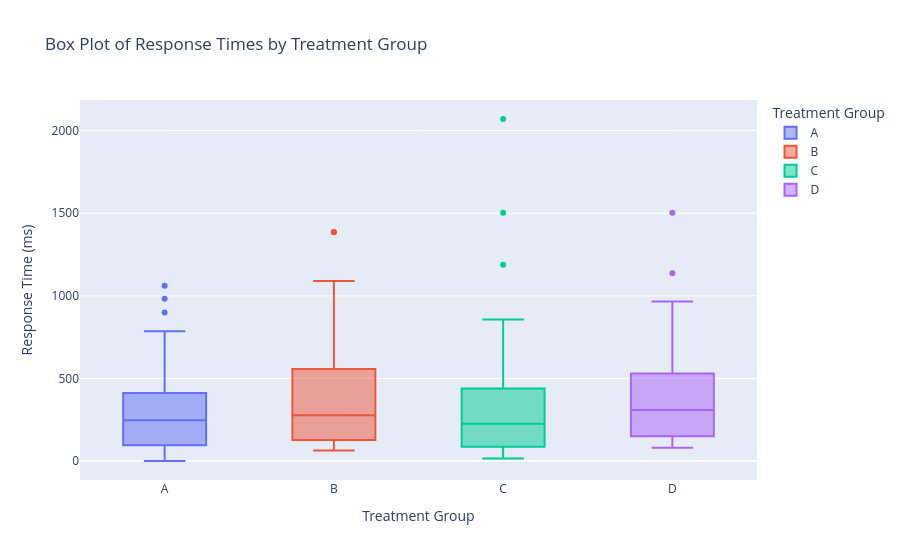
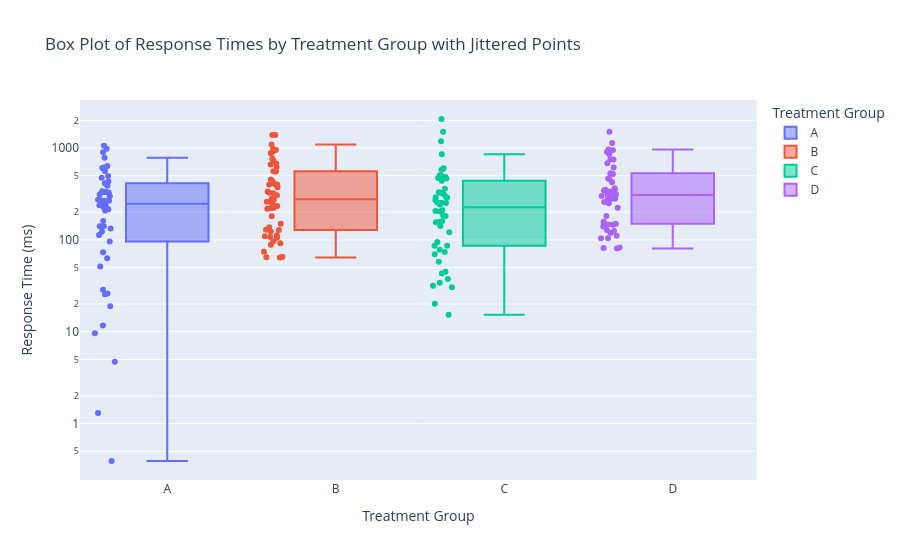

The code cell stored with these charts, in order, in its notebook:
### Code cell
# Example 4: Experiment Response Times
import pandas as pd
import numpy as np
from plot_agent.agent import PlotAgent


df = pd.DataFrame({
    "trial": np.tile(np.arange(1, 6), 40),
    "treatment": np.repeat(["A", "B", "C", "D"], 50),
    "response_ms": np.random.exponential(300, 200) + np.repeat([0, 50, -20, 80], 50)
})

agent = PlotAgent()
agent.set_df(df)

# Initial plot
response = agent.process_message(
    "Draw a box plot of response times (ms) for each treatment group."
)
fig = agent.get_figure()
fig.show()

# Follow-up iteration
response = agent.process_message(
    "Overlay a jittered strip (swarm) plot on the same axes, color points by treatment, and use a log scale for the y-axis."
)
fig = agent.get_figure()
fig.show()

### Figure 1 — Plotly figure (JSON) as saved in the notebook; plotly's stock layout.template omitted (floating-point values rounded to 4 significant figures)
{"data": [{"alignmentgroup": "True", "hovertemplate": "Treatment Group=%{x}<br>Response Time (ms)=%{y}<extra></extra>", "legendgroup": "A", "marker": {"color": "#636efa"}, "name": "A", "notched": false, "offsetgroup": "A", "orientation": "v", "showlegend": true, "type": "box", "x": ["A", "A", "A", "A", "A", "A", "A", "A", "A", "A", "A", "A", "A", "A", "A", "A", "A", "A", "A", "A", "A", "A", "A", "A", "A", "A", "A", "A", "A", "A", "A", "A", "A", "A", "A", "A", "A", "A", "A", "A", "A", "A", "A", "A", "A", "A", "A", "A", "A", "A"], "x0": " ", "xaxis": "x", "y": [63.04, 215.0, 113.2, 412.4, 242.7, 228.2, 18.93, 604.7, 982.1, 266.3, 496.3, 333.2, 0.3916, 4.704, 51.18, 251.8, 311.4, 26.01, 899.0, 237.6, 339.1, 1062.0, 132.7, 389.1, 785.3, 614.8, 271.8, 273.0, 9.615, 298.0, 326.9, 226.6, 208.9, 28.72, 161.0, 474.8, 332.3, 267.3, 123.8, 95.78, 639.2, 73.52, 433.0, 25.67, 1.306, 603.9, 11.71, 563.0, 141.0, 141.1], "y0": " ", "yaxis": "y"}, {"alignmentgroup": "True", "hovertemplate": "Treatment Group=%{x}<br>Response Time (ms)=%{y}<extra></extra>", "legendgroup": "B", "marker": {"color": "#EF553B"}, "name": "B", "notched": false, "offsetgroup": "B", "orientation": "v", "showlegend": true, "type": "box", "x": ["B", "B", "B", "B", "B", "B", "B", "B", "B", "B", "B", "B", "B", "B", "B", "B", "B", "B", "B", "B", "B", "B", "B", "B", "B", "B", "B", "B", "B", "B", "B", "B", "B", "B", "B", "B", "B", "B", "B", "B", "B", "B", "B", "B", "B", "B", "B", "B", "B", "B"], "x0": " ", "xaxis": "x", "y": [725.0, 1090.0, 952.6, 233.8, 109.4, 112.0, 620.4, 306.8, 374.7, 88.65, 127.8, 918.0, 435.7, 400.2, 259.5, 273.8, 105.7, 91.91, 224.1, 553.9, 454.0, 217.7, 96.86, 557.3, 150.1, 1385.0, 64.43, 875.3, 974.8, 181.1, 400.4, 128.7, 254.3, 336.0, 74.43, 1387.0, 137.6, 65.13, 771.5, 233.3, 280.4, 107.5, 662.3, 325.9, 64.65, 321.2, 403.0, 672.4, 222.5, 123.7], "y0": " ", "yaxis": "y"}, {"alignmentgroup": "True", "hovertemplate": "Treatment Group=%{x}<br>Response Time (ms)=%{y}<extra></extra>", "legendgroup": "C", "marker": {"color": "#00cc96"}, "name": "C", "notched": false, "offsetgroup": "C", "orientation": "v", "showlegend": true, "type": "box", "x": ["C", "C", "C", "C", "C", "C", "C", "C", "C", "C", "C", "C", "C", "C", "C", "C", "C", "C", "C", "C", "C", "C", "C", "C", "C", "C", "C", "C", "C", "C", "C", "C", "C", "C", "C", "C", "C", "C", "C", "C", "C", "C", "C", "C", "C", "C", "C", "C", "C", "C"], "x0": " ", "xaxis": "x", "y": [156.0, 121.2, 158.0, 294.7, 94.92, 37.59, 1188.0, 857.2, 490.5, 255.2, 291.2, 43.18, 86.11, 465.1, 252.4, 69.88, 183.9, 271.8, 203.8, 206.6, 472.9, 578.5, 78.31, 504.6, 20.14, 73.78, 45.12, 439.1, 254.3, 34.16, 483.7, 325.5, 2070.0, 182.1, 15.31, 329.6, 361.4, 86.43, 496.6, 141.9, 30.43, 1503.0, 159.1, 602.3, 242.5, 57.84, 31.74, 286.8, 316.7, 209.7], "y0": " ", "yaxis": "y"}, {"alignmentgroup": "True", "hovertemplate": "Treatment Group=%{x}<br>Response Time (ms)=%{y}<extra></extra>", "legendgroup": "D", "marker": {"color": "#ab63fa"}, "name": "D", "notched": false, "offsetgroup": "D", "orientation": "v", "showlegend": true, "type": "box", "x": ["D", "D", "D", "D", "D", "D", "D", "D", "D", "D", "D", "D", "D", "D", "D", "D", "D", "D", "D", "D", "D", "D", "D", "D", "D", "D", "D", "D", "D", "D", "D", "D", "D", "D", "D", "D", "D", "D", "D", "D", "D", "D", "D", "D", "D", "D", "D", "D", "D", "D"], "x0": " ", "xaxis": "x", "y": [250.3, 1137.0, 752.8, 181.8, 861.1, 311.7, 139.5, 467.2, 311.2, 281.0, 300.7, 520.0, 258.4, 938.2, 335.7, 104.0, 285.6, 945.0, 80.33, 124.6, 364.9, 1503.0, 352.3, 104.0, 279.0, 286.9, 751.4, 82.8, 306.5, 342.0, 223.4, 128.4, 145.8, 424.8, 530.6, 157.1, 275.0, 149.6, 965.6, 612.5, 81.71, 681.6, 458.9, 344.9, 110.8, 948.3, 147.1, 348.5, 118.9, 904.5], "y0": " ", "yaxis": "y"}], "layout": {"boxmode": "overlay", "legend": {"title": {"text": "Treatment Group"}, "tracegroupgap": 0}, "title": {"text": "Box Plot of Response Times by Treatment Group"}, "xaxis": {"anchor": "y", "categoryarray": ["A", "B", "C", "D"], "categoryorder": "array", "domain": [0.0, 1.0], "title": {"text": "Treatment Group"}}, "yaxis": {"anchor": "x", "domain": [0.0, 1.0], "title": {"text": "Response Time (ms)"}}}}

### Figure 2 — Plotly figure (JSON) as saved in the notebook; plotly's stock layout.template omitted (floating-point values rounded to 4 significant figures)
{"data": [{"alignmentgroup": "True", "boxpoints": "all", "hovertemplate": "Treatment Group=%{x}<br>Response Time (ms)=%{y}<extra></extra>", "legendgroup": "A", "marker": {"color": "#636efa"}, "name": "A", "notched": false, "offsetgroup": "A", "orientation": "v", "showlegend": true, "type": "box", "x": ["A", "A", "A", "A", "A", "A", "A", "A", "A", "A", "A", "A", "A", "A", "A", "A", "A", "A", "A", "A", "A", "A", "A", "A", "A", "A", "A", "A", "A", "A", "A", "A", "A", "A", "A", "A", "A", "A", "A", "A", "A", "A", "A", "A", "A", "A", "A", "A", "A", "A"], "x0": " ", "xaxis": "x", "y": [63.04, 215.0, 113.2, 412.4, 242.7, 228.2, 18.93, 604.7, 982.1, 266.3, 496.3, 333.2, 0.3916, 4.704, 51.18, 251.8, 311.4, 26.01, 899.0, 237.6, 339.1, 1062.0, 132.7, 389.1, 785.3, 614.8, 271.8, 273.0, 9.615, 298.0, 326.9, 226.6, 208.9, 28.72, 161.0, 474.8, 332.3, 267.3, 123.8, 95.78, 639.2, 73.52, 433.0, 25.67, 1.306, 603.9, 11.71, 563.0, 141.0, 141.1], "y0": " ", "yaxis": "y"}, {"alignmentgroup": "True", "boxpoints": "all", "hovertemplate": "Treatment Group=%{x}<br>Response Time (ms)=%{y}<extra></extra>", "legendgroup": "B", "marker": {"color": "#EF553B"}, "name": "B", "notched": false, "offsetgroup": "B", "orientation": "v", "showlegend": true, "type": "box", "x": ["B", "B", "B", "B", "B", "B", "B", "B", "B", "B", "B", "B", "B", "B", "B", "B", "B", "B", "B", "B", "B", "B", "B", "B", "B", "B", "B", "B", "B", "B", "B", "B", "B", "B", "B", "B", "B", "B", "B", "B", "B", "B", "B", "B", "B", "B", "B", "B", "B", "B"], "x0": " ", "xaxis": "x", "y": [725.0, 1090.0, 952.6, 233.8, 109.4, 112.0, 620.4, 306.8, 374.7, 88.65, 127.8, 918.0, 435.7, 400.2, 259.5, 273.8, 105.7, 91.91, 224.1, 553.9, 454.0, 217.7, 96.86, 557.3, 150.1, 1385.0, 64.43, 875.3, 974.8, 181.1, 400.4, 128.7, 254.3, 336.0, 74.43, 1387.0, 137.6, 65.13, 771.5, 233.3, 280.4, 107.5, 662.3, 325.9, 64.65, 321.2, 403.0, 672.4, 222.5, 123.7], "y0": " ", "yaxis": "y"}, {"alignmentgroup": "True", "boxpoints": "all", "hovertemplate": "Treatment Group=%{x}<br>Response Time (ms)=%{y}<extra></extra>", "legendgroup": "C", "marker": {"color": "#00cc96"}, "name": "C", "notched": false, "offsetgroup": "C", "orientation": "v", "showlegend": true, "type": "box", "x": ["C", "C", "C", "C", "C", "C", "C", "C", "C", "C", "C", "C", "C", "C", "C", "C", "C", "C", "C", "C", "C", "C", "C", "C", "C", "C", "C", "C", "C", "C", "C", "C", "C", "C", "C", "C", "C", "C", "C", "C", "C", "C", "C", "C", "C", "C", "C", "C", "C", "C"], "x0": " ", "xaxis": "x", "y": [156.0, 121.2, 158.0, 294.7, 94.92, 37.59, 1188.0, 857.2, 490.5, 255.2, 291.2, 43.18, 86.11, 465.1, 252.4, 69.88, 183.9, 271.8, 203.8, 206.6, 472.9, 578.5, 78.31, 504.6, 20.14, 73.78, 45.12, 439.1, 254.3, 34.16, 483.7, 325.5, 2070.0, 182.1, 15.31, 329.6, 361.4, 86.43, 496.6, 141.9, 30.43, 1503.0, 159.1, 602.3, 242.5, 57.84, 31.74, 286.8, 316.7, 209.7], "y0": " ", "yaxis": "y"}, {"alignmentgroup": "True", "boxpoints": "all", "hovertemplate": "Treatment Group=%{x}<br>Response Time (ms)=%{y}<extra></extra>", "legendgroup": "D", "marker": {"color": "#ab63fa"}, "name": "D", "notched": false, "offsetgroup": "D", "orientation": "v", "showlegend": true, "type": "box", "x": ["D", "D", "D", "D", "D", "D", "D", "D", "D", "D", "D", "D", "D", "D", "D", "D", "D", "D", "D", "D", "D", "D", "D", "D", "D", "D", "D", "D", "D", "D", "D", "D", "D", "D", "D", "D", "D", "D", "D", "D", "D", "D", "D", "D", "D", "D", "D", "D", "D", "D"], "x0": " ", "xaxis": "x", "y": [250.3, 1137.0, 752.8, 181.8, 861.1, 311.7, 139.5, 467.2, 311.2, 281.0, 300.7, 520.0, 258.4, 938.2, 335.7, 104.0, 285.6, 945.0, 80.33, 124.6, 364.9, 1503.0, 352.3, 104.0, 279.0, 286.9, 751.4, 82.8, 306.5, 342.0, 223.4, 128.4, 145.8, 424.8, 530.6, 157.1, 275.0, 149.6, 965.6, 612.5, 81.71, 681.6, 458.9, 344.9, 110.8, 948.3, 147.1, 348.5, 118.9, 904.5], "y0": " ", "yaxis": "y"}], "layout": {"boxmode": "overlay", "legend": {"title": {"text": "Treatment Group"}, "tracegroupgap": 0}, "title": {"text": "Box Plot of Response Times by Treatment Group with Jittered Points"}, "xaxis": {"anchor": "y", "categoryarray": ["A", "B", "C", "D"], "categoryorder": "array", "domain": [0.0, 1.0], "title": {"text": "Treatment Group"}}, "yaxis": {"anchor": "x", "domain": [0.0, 1.0], "title": {"text": "Response Time (ms)"}, "type": "log"}}}
